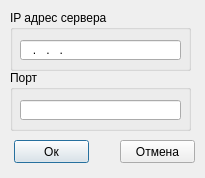
<?xml version="1.0" encoding="UTF-8"?>
<ui version="4.0">
 <class>netDialog</class>
 <widget class="QDialog" name="netDialog">
  <property name="geometry">
   <rect>
    <x>0</x>
    <y>0</y>
    <width>205</width>
    <height>178</height>
   </rect>
  </property>
  <property name="windowTitle">
   <string>Dialog</string>
  </property>
  <widget class="QGroupBox" name="groupBox">
   <property name="geometry">
    <rect>
     <x>10</x>
     <y>70</y>
     <width>181</width>
     <height>61</height>
    </rect>
   </property>
   <property name="title">
    <string>Порт</string>
   </property>
   <widget class="QLineEdit" name="portLineEdit">
    <property name="geometry">
     <rect>
      <x>10</x>
      <y>30</y>
      <width>161</width>
      <height>20</height>
     </rect>
    </property>
    <property name="inputMask">
     <string>999999</string>
    </property>
    <property name="maxLength">
     <number>6</number>
    </property>
   </widget>
  </widget>
  <widget class="QPushButton" name="okButton">
   <property name="geometry">
    <rect>
     <x>14</x>
     <y>140</y>
     <width>75</width>
     <height>23</height>
    </rect>
   </property>
   <property name="text">
    <string>Ок</string>
   </property>
  </widget>
  <widget class="QPushButton" name="cancelButton">
   <property name="geometry">
    <rect>
     <x>120</x>
     <y>140</y>
     <width>75</width>
     <height>23</height>
    </rect>
   </property>
   <property name="text">
    <string>Отмена</string>
   </property>
  </widget>
  <widget class="QGroupBox" name="groupBox_2">
   <property name="geometry">
    <rect>
     <x>10</x>
     <y>10</y>
     <width>181</width>
     <height>61</height>
    </rect>
   </property>
   <property name="title">
    <string>IP адрес сервера</string>
   </property>
   <widget class="QLineEdit" name="IPLineEdit">
    <property name="geometry">
     <rect>
      <x>10</x>
      <y>30</y>
      <width>161</width>
      <height>20</height>
     </rect>
    </property>
    <property name="inputMask">
     <string>999.999.999.999</string>
    </property>
    <property name="maxLength">
     <number>15</number>
    </property>
   </widget>
  </widget>
 </widget>
 <resources/>
 <connections/>
</ui>
